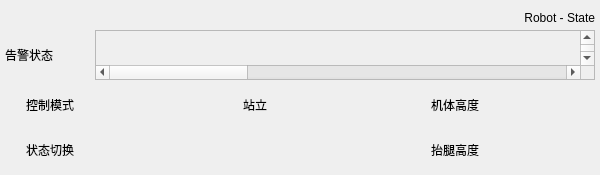
<?xml version="1.0" encoding="UTF-8"?>
<ui version="4.0">
 <class>SevnceRobot_State</class>
 <widget class="QWidget" name="SevnceRobot_State">
  <property name="geometry">
   <rect>
    <x>0</x>
    <y>0</y>
    <width>600</width>
    <height>175</height>
   </rect>
  </property>
  <property name="minimumSize">
   <size>
    <width>0</width>
    <height>0</height>
   </size>
  </property>
  <property name="maximumSize">
   <size>
    <width>16777215</width>
    <height>16777215</height>
   </size>
  </property>
  <property name="windowTitle">
   <string>SevnceRobot_State</string>
  </property>
  <property name="styleSheet">
   <string notr="true"/>
  </property>
  <layout class="QGridLayout" name="gridLayout">
   <property name="leftMargin">
    <number>5</number>
   </property>
   <property name="topMargin">
    <number>5</number>
   </property>
   <property name="rightMargin">
    <number>5</number>
   </property>
   <property name="bottomMargin">
    <number>5</number>
   </property>
   <property name="spacing">
    <number>0</number>
   </property>
   <item row="6" column="3">
    <widget class="QWSwitcher" name="toggle" native="true">
     <property name="minimumSize">
      <size>
       <width>50</width>
       <height>25</height>
      </size>
     </property>
     <property name="maximumSize">
      <size>
       <width>50</width>
       <height>25</height>
      </size>
     </property>
    </widget>
   </item>
   <item row="6" column="4">
    <widget class="QLabel" name="title">
     <property name="minimumSize">
      <size>
       <width>100</width>
       <height>0</height>
      </size>
     </property>
     <property name="text">
      <string>Robot - State</string>
     </property>
     <property name="alignment">
      <set>Qt::AlignmentFlag::AlignRight|Qt::AlignmentFlag::AlignTrailing|Qt::AlignmentFlag::AlignVCenter</set>
     </property>
    </widget>
   </item>
   <item row="7" column="3" colspan="2">
    <widget class="QWidget" name="widget" native="true">
     <layout class="QGridLayout" name="gridLayout_2">
      <property name="leftMargin">
       <number>0</number>
      </property>
      <property name="topMargin">
       <number>0</number>
      </property>
      <property name="rightMargin">
       <number>0</number>
      </property>
      <property name="bottomMargin">
       <number>0</number>
      </property>
      <property name="horizontalSpacing">
       <number>0</number>
      </property>
      <property name="verticalSpacing">
       <number>5</number>
      </property>
      <item row="1" column="2">
       <widget class="QLabel" name="label_11">
        <property name="minimumSize">
         <size>
          <width>80</width>
          <height>30</height>
         </size>
        </property>
        <property name="maximumSize">
         <size>
          <width>100</width>
          <height>30</height>
         </size>
        </property>
        <property name="text">
         <string>站立</string>
        </property>
        <property name="alignment">
         <set>Qt::AlignmentFlag::AlignCenter</set>
        </property>
       </widget>
      </item>
      <item row="1" column="3">
       <widget class="QWWindowButton" name="widget_isStance" native="true">
        <property name="minimumSize">
         <size>
          <width>120</width>
          <height>40</height>
         </size>
        </property>
        <property name="maximumSize">
         <size>
          <width>120</width>
          <height>40</height>
         </size>
        </property>
       </widget>
      </item>
      <item row="1" column="4">
       <widget class="QLabel" name="label_4">
        <property name="minimumSize">
         <size>
          <width>80</width>
          <height>30</height>
         </size>
        </property>
        <property name="maximumSize">
         <size>
          <width>100</width>
          <height>30</height>
         </size>
        </property>
        <property name="text">
         <string>机体高度</string>
        </property>
        <property name="alignment">
         <set>Qt::AlignmentFlag::AlignCenter</set>
        </property>
       </widget>
      </item>
      <item row="1" column="5">
       <widget class="QtMaterialTextField" name="lineEdit_bodyHeight" native="true">
        <property name="minimumSize">
         <size>
          <width>100</width>
          <height>0</height>
         </size>
        </property>
        <property name="maximumSize">
         <size>
          <width>100</width>
          <height>16777215</height>
         </size>
        </property>
       </widget>
      </item>
      <item row="2" column="5">
       <widget class="QtMaterialTextField" name="lineEdit_swingHeight" native="true">
        <property name="minimumSize">
         <size>
          <width>100</width>
          <height>0</height>
         </size>
        </property>
        <property name="maximumSize">
         <size>
          <width>100</width>
          <height>16777215</height>
         </size>
        </property>
       </widget>
      </item>
      <item row="0" column="1" colspan="5">
       <widget class="QScrollArea" name="scrollArea">
        <property name="minimumSize">
         <size>
          <width>0</width>
          <height>50</height>
         </size>
        </property>
        <property name="maximumSize">
         <size>
          <width>16777215</width>
          <height>50</height>
         </size>
        </property>
        <property name="verticalScrollBarPolicy">
         <enum>Qt::ScrollBarPolicy::ScrollBarAsNeeded</enum>
        </property>
        <property name="widgetResizable">
         <bool>true</bool>
        </property>
        <widget class="QWidget" name="scrollAreaWidgetContents">
         <property name="geometry">
          <rect>
           <x>0</x>
           <y>0</y>
           <width>1600</width>
           <height>40</height>
          </rect>
         </property>
         <layout class="QHBoxLayout" name="horizontalLayout_5">
          <property name="spacing">
           <number>0</number>
          </property>
          <property name="leftMargin">
           <number>0</number>
          </property>
          <property name="topMargin">
           <number>0</number>
          </property>
          <property name="rightMargin">
           <number>0</number>
          </property>
          <property name="bottomMargin">
           <number>0</number>
          </property>
          <item>
           <widget class="QWWindowButton" name="widget_alarmStatus" native="true">
            <property name="minimumSize">
             <size>
              <width>1600</width>
              <height>40</height>
             </size>
            </property>
            <property name="maximumSize">
             <size>
              <width>16000</width>
              <height>40</height>
             </size>
            </property>
           </widget>
          </item>
         </layout>
        </widget>
       </widget>
      </item>
      <item row="1" column="1">
       <widget class="QWWindowButton" name="widget_CtrlMode" native="true">
        <property name="minimumSize">
         <size>
          <width>120</width>
          <height>40</height>
         </size>
        </property>
        <property name="maximumSize">
         <size>
          <width>120</width>
          <height>40</height>
         </size>
        </property>
       </widget>
      </item>
      <item row="1" column="0">
       <widget class="QLabel" name="label_8">
        <property name="minimumSize">
         <size>
          <width>80</width>
          <height>30</height>
         </size>
        </property>
        <property name="maximumSize">
         <size>
          <width>100</width>
          <height>30</height>
         </size>
        </property>
        <property name="text">
         <string>控制模式</string>
        </property>
        <property name="alignment">
         <set>Qt::AlignmentFlag::AlignCenter</set>
        </property>
       </widget>
      </item>
      <item row="2" column="4">
       <widget class="QLabel" name="label_5">
        <property name="minimumSize">
         <size>
          <width>80</width>
          <height>30</height>
         </size>
        </property>
        <property name="maximumSize">
         <size>
          <width>100</width>
          <height>30</height>
         </size>
        </property>
        <property name="text">
         <string>抬腿高度</string>
        </property>
        <property name="alignment">
         <set>Qt::AlignmentFlag::AlignCenter</set>
        </property>
       </widget>
      </item>
      <item row="2" column="1">
       <widget class="QWWindowButton" name="widget_isSwitching" native="true">
        <property name="minimumSize">
         <size>
          <width>120</width>
          <height>40</height>
         </size>
        </property>
        <property name="maximumSize">
         <size>
          <width>120</width>
          <height>40</height>
         </size>
        </property>
       </widget>
      </item>
      <item row="0" column="0">
       <widget class="QLabel" name="label_2">
        <property name="minimumSize">
         <size>
          <width>90</width>
          <height>30</height>
         </size>
        </property>
        <property name="maximumSize">
         <size>
          <width>90</width>
          <height>30</height>
         </size>
        </property>
        <property name="text">
         <string>告警状态</string>
        </property>
       </widget>
      </item>
      <item row="2" column="0">
       <widget class="QLabel" name="label_3">
        <property name="minimumSize">
         <size>
          <width>80</width>
          <height>30</height>
         </size>
        </property>
        <property name="maximumSize">
         <size>
          <width>100</width>
          <height>30</height>
         </size>
        </property>
        <property name="text">
         <string>状态切换</string>
        </property>
        <property name="alignment">
         <set>Qt::AlignmentFlag::AlignCenter</set>
        </property>
       </widget>
      </item>
     </layout>
    </widget>
   </item>
  </layout>
 </widget>
 <customwidgets>
  <customwidget>
   <class>QtMaterialTextField</class>
   <extends>QWidget</extends>
   <header>qt_material_widgets/qtmaterialtextfield.h</header>
   <container>1</container>
  </customwidget>
  <customwidget>
   <class>QWSwitcher</class>
   <extends>QWidget</extends>
   <header>qwool/qwswitcher.h</header>
   <container>1</container>
  </customwidget>
  <customwidget>
   <class>QWWindowButton</class>
   <extends>QWidget</extends>
   <header>qwool/qwwindowbutton.h</header>
   <container>1</container>
  </customwidget>
 </customwidgets>
 <resources/>
 <connections/>
</ui>
